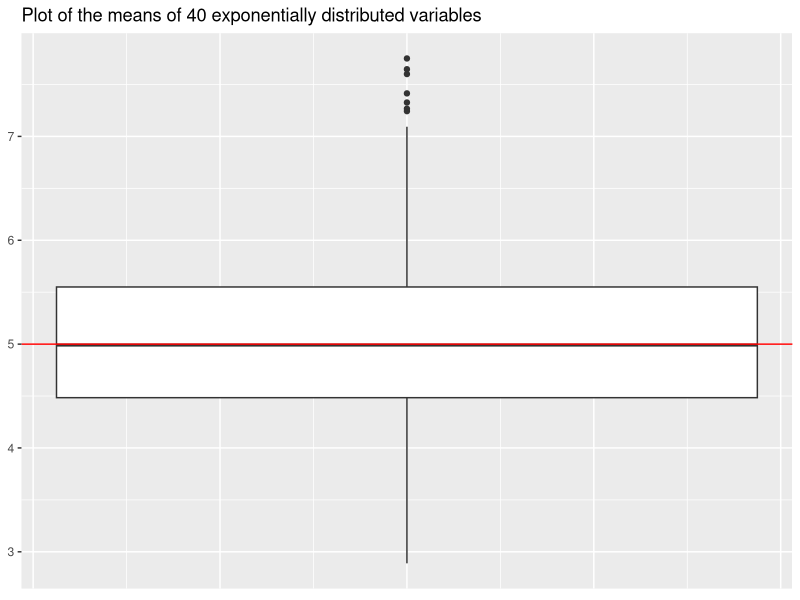
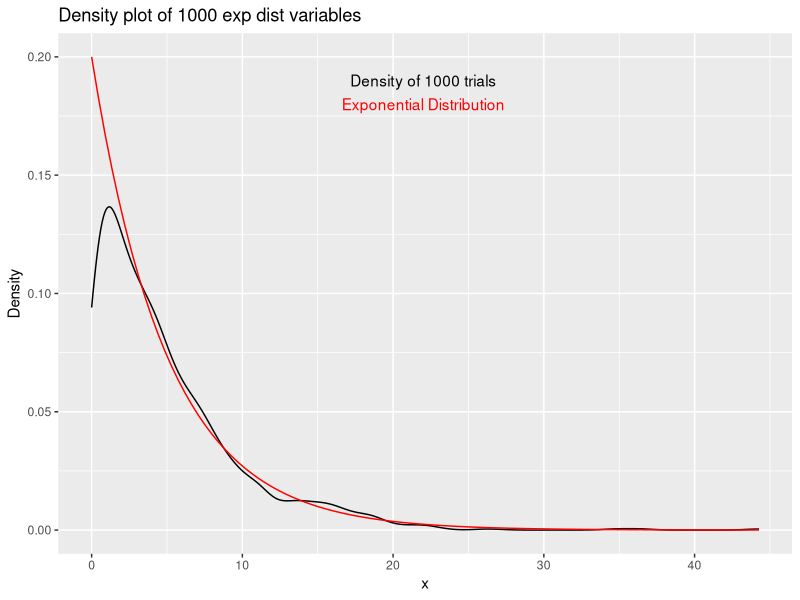
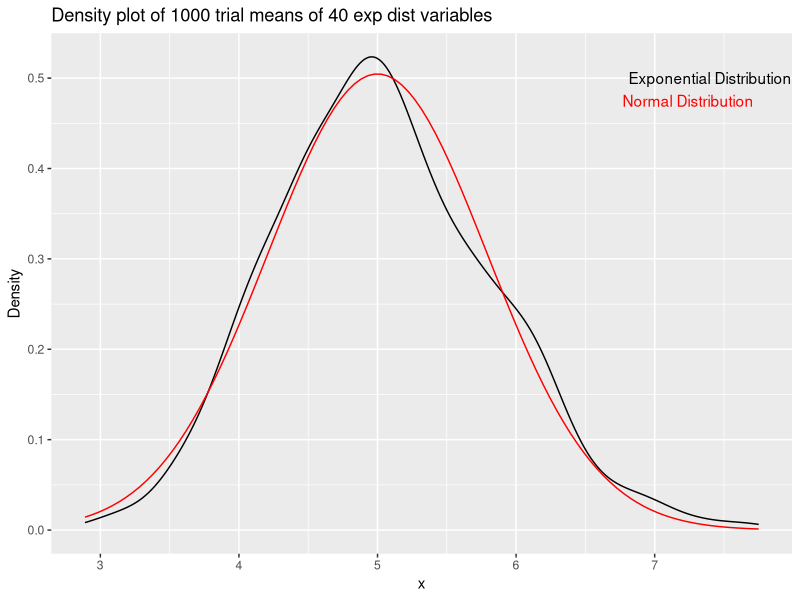
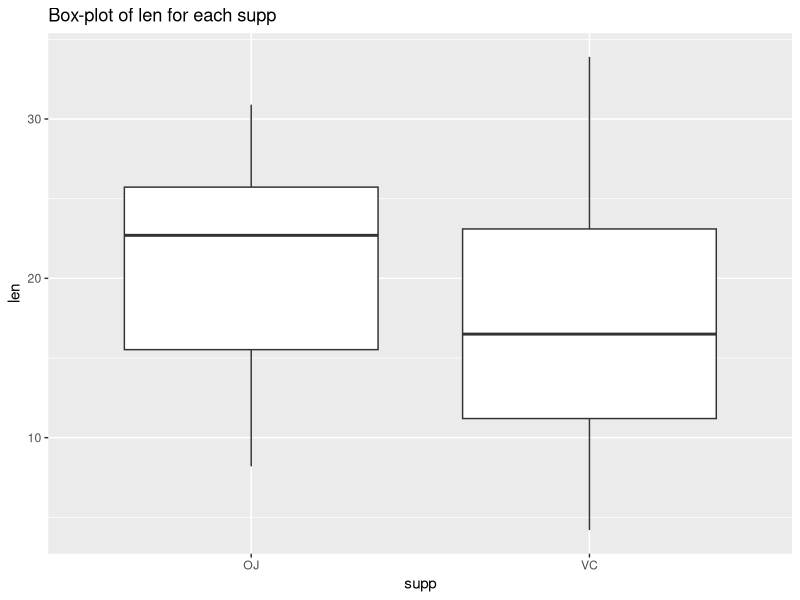
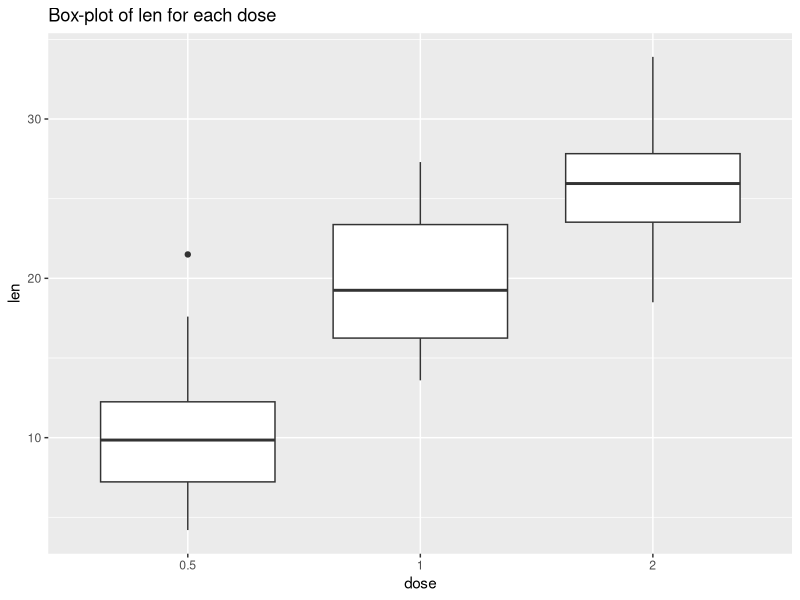

The R script that drew these images, in order: (Note: this script raises an error after producing the figures.)
## ---- chunk 1
lambda <- 0.2
## ---- chunk 2
set.seed(1310)

means <- data.frame(
    x = sapply(1:1000, function(x){
      mean(rexp(40, 0.2))  
    })
)

head(means)
## ---- chunk 3
# Useful plotting library loaded
library(ggplot2)

# Boxplot of the means of 40 exponentially distributed variables in 1000 simulations
qplot(x= 1, y= means$x, geom = "boxplot") + geom_hline(aes(yintercept = 5), color = "red") +
    theme(axis.title.x=element_blank(), axis.text.x=element_blank(), 
          axis.ticks.x=element_blank(), axis.title.y=element_blank()) +
    labs(title = "Plot of the means of 40 exponentially distributed variables")
## ---- chunk 4
mean(means$x)
## ---- chunk 5
var(means$x)
## ---- chunk 6
1/(40*lambda^2)
## ---- chunk 7
# Plot of density function of 1000 exponential distributed random variables 
# compared to theoretical probability density function
ggplot(data.frame(x = rexp(1000, 0.2)), aes(x)) + geom_density() + 
    labs(y = "Density", title = "Density plot of 1000 exp dist variables") + 
    stat_function(fun = dexp, colour = "red", args = list(rate = 0.2)) +
    annotate("text", x = 22, y = 0.18, label = "Exponential Distribution", color = "red") +
    annotate("text", x = 22, y = 0.19, label = "Density of 1000 trials")
## ---- chunk 8
# Plot of density function of 1000 trial of the means of 40 exponential distributed random variables 
# compared to predicted normal distribution pdf according to Central Limit Theorem
ggplot(means, aes(x)) + geom_density() + 
    labs(y = "Density", title = "Density plot of 1000 trial means of 40 exp dist variables") + 
    stat_function(fun = dnorm, colour = "red", args = list(mean = 5, sd = 5/sqrt(40))) +
    annotate("text", x = 7.24, y = 0.475, label = "Normal Distribution", color = "red") +
    annotate("text", x = 7.4, y = 0.5, label = "Exponential Distribution")
## ---- chunk 9
library(datasets)
data(ToothGrowth)

# Quick look at the ToothGrowth dataframe
str(ToothGrowth)

## ---- chunk 10
# Look at how len varies for each supp
qplot(supp, len, data = ToothGrowth, geom = "boxplot") + labs(title = "Box-plot of len for each supp")

# Look at how len varies for each dose
ToothGrowth$dose = factor(ToothGrowth$dose)
qplot(dose, len, data = ToothGrowth, geom = "boxplot") + labs(title = "Box-plot of len for each dose")
## ---- chunk 11
t.test(len ~ supp, paired = FALSE, var.equal = FALSE, data = ToothGrowth, alternative = "greater")
## ---- chunk 12
t.test(len ~ dose, paired = FALSE, var.equal = FALSE, data = ToothGrowth[ToothGrowth$dose!=2,], alternative = "less")
## ---- chunk 13
t.test(len ~ dose, paired = FALSE, var.equal = FALSE, data = ToothGrowth[ToothGrowth$dose!=0.5,], alternative = "less")
## ---- chunk 14
sessionInfo()
